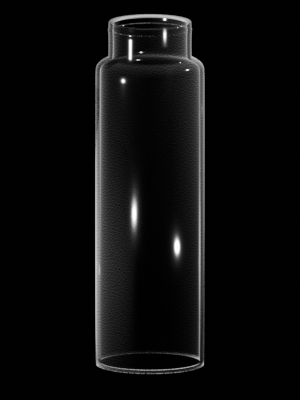
#> input picture assets/vial/empty.png, 300 x 400 px, found by its file name
$ python image_diff.py
#> lines starting #> are read from the running program, lines starting #| are printed output that depends on the picture; after the words box and inside, x2 and y2 are one past the last pixel; in counts of white or black regions, pixels touching at a corner belong together
import os

import numpy as np
from PIL import Image

INPUT_PATH = "../assets/vial/big-size/empty.png"
DIFF_PATH = "../assets/vial/big-size/filled.png"
OUTPUT_PATH = "../assets/vial/big-size/back_level.png"


def process_image(input_path, input_diff_path, output_path):
#> called with input_path = '../assets/vial/big-size/empty.png', input_diff_path = '../assets/vial/big-size/filled.png', output_path = '../assets/vial/big-size/back_level.png'
    img = Image.open(input_path).convert("L")
    diff = Image.open(input_diff_path).convert("L")
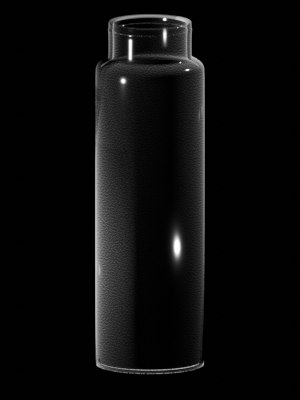
#> input picture assets/vial/filled.png, 300 x 400 px, found by its file name

    mix_array = np.array(img)
    front_array = np.array(diff)

    mask = front_array > mix_array
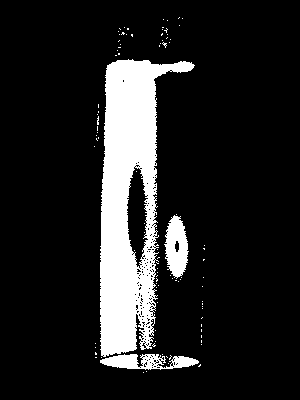
#> mask: shape (400, 300) bool; 13.5% white; 97 white regions (94 under 20 px), largest, box (x1, y1, x2, y2) and area: (100, 59, 195, 357) 14012, (164, 215, 189, 279) 1041, (100, 354, 199, 370) 949
    front_array[mask] = mix_array[mask]
#> front_array: shape (400, 300); min 0, max 255, mean 9.9


    output_array = (1 - (1 - mix_array / 255) / (1 - front_array / 225)) * 255
    output = Image.fromarray(output_array).convert("L")
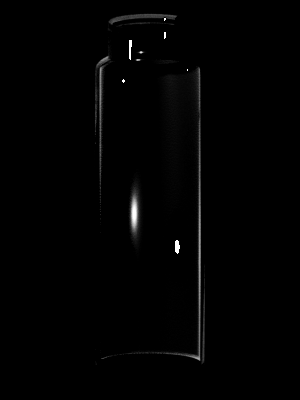
#> output: PIL image 300x400 L; min 0, max 255, mean 2.2

    output.save(output_path)

def main():
    process_image(INPUT_PATH, DIFF_PATH, OUTPUT_PATH)


if __name__ == "__main__":
    main()
